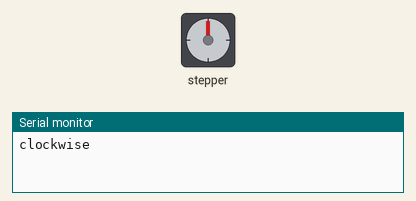
Bench run of a sketch on a simulated Arduino Uno, built with avr-gcc and run on an emulated ATmega328P. On the bench: stepper motor, the last lines printed to the serial monitor. Stepper angles assume 2048 steps per turn.

Above: at 0.15 s.
At 9.79 s:
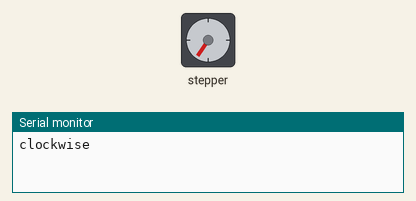
At 19.99 s:
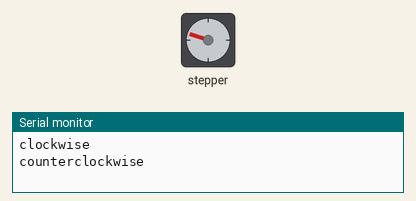
At 39.77 s:
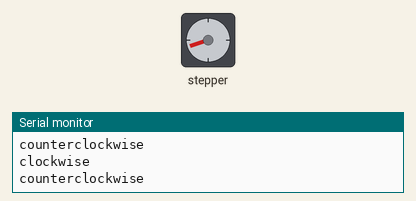
Timing chart, 0 to 40.0 s (numbered marks = the images above):
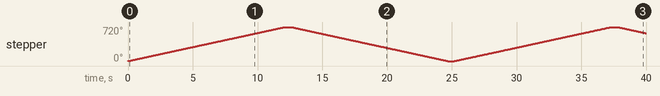

Measured:
- by itself, stepper: turns 720° clockwise in 12.1 s, then 720° counter-clockwise in 12.1 s, then 720° clockwise in 12.1 s, then 130° counter-clockwise in 2.2 s

The sketch:

example-PollinStepperController_Lib.ino
```cpp
/**
* * Example for the ULN2003A stepper motor controller
* * in combination with the Arduino Stepper Library
*   commonly used in conjunction with 28BYJ-48 stepper motors
*   (https://www.pollin.de/images/1600x1200x90/I310543.1-Schrittmotor-Set-DAYPOWER-S-SPSM-5V.jpg)
*
*   based on code by Stefan Thesens (https://blog.thesen.eu)
*   modified 24 Oct. 2017 by Felix Groll
*/

/**
*   Get steps per turn and RPM out of datasheet:
*   ============================================
*   5.625/64 deg per step --> 4096 steps for 360 deg
*   step relates to half-step sequencing, which means 8 steps
*   We use 4 full steps ==> 2048 steps per turn
*
*   recommended frequency range 600-1000Hz for 8 half-steps
*   1000Hz/4096 half-steps --> approx 4sec per turn is max speed
*   ==> 15rpm
*   Note: actually we will use ~500Hz using the 4 step approach
*   but motor will not be able to turn faster.
*
*   Get stepping sequence out of datasheet:
*   =======================================
*   Stepping sequence as given in datasheet
*   this is an 8-step half-step approach
*           Steps
*   Wire  1  2  3  4  5  6  7  8
*   1                    x  x  x
*   2              x  x  x
*   3        x  x  x
*   4     x  x                 x
*
*   We use only even / full steps thus:
*           Steps
*   Wire  2  4  6  8
*     1         x  x
*     2      x  x
*     3   x  x
*     4   x        x
*
*   Code of Arduino Stepper Lib has implemented:
*           Steps
*   Wire  1  2  3  4
*     1         x  x
*     2   x  x
*     3      x  x
*     4   x        x
*
*   ==> Simple Solution: exchange wire 2&3
*/

#include <Stepper.h>

const int stepsPerRevolution = 2048;

// D08 -> IN1
// D09 -> IN2
// D10 -> IN3
// D11 -> IN4

Stepper myStepper(stepsPerRevolution, 8, 10, 9, 11);

void setup()
{
  myStepper.setSpeed(10); // Sets the speed at 10 rpm:
  Serial.begin(9600);     // Initializes the serial port
}

void loop()
{
  Serial.println("clockwise");
  myStepper.step(2 * stepsPerRevolution);     // two revolutions in one direction:
  delay(500);                                 // wait half a second

  Serial.println("counterclockwise");
  myStepper.step(-2 * stepsPerRevolution);    // two revolutions in the other direction:
  delay(500);                                 // wait half a second
}
```
